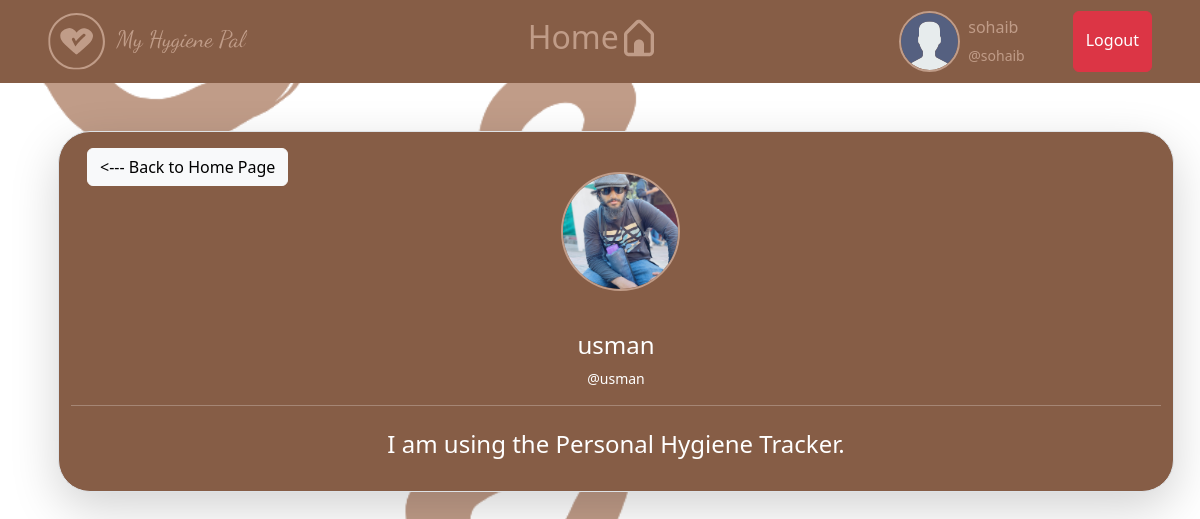
Before: /profile/3/ (signed in) with the older database file.
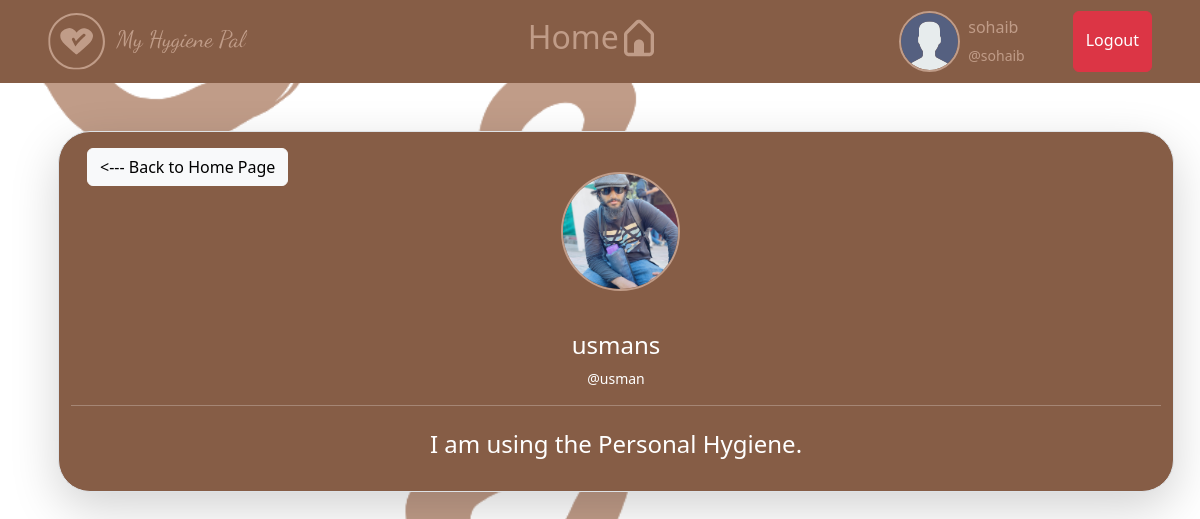
After: the same page with the newer database file.
### PersonalHygieneTracker/models.py (models this page shows)
class User(AbstractUser):
    name = models.CharField(max_length=200, null=True)
    email = models.EmailField(unique=True, null=True)
    bio = models.TextField(null=True, default="I am using the Personal Hygiene Tracker.")
    streak = models.BooleanField(null=True)
    avatar = models.ImageField(null=True, default="avatar.svg")
    badges = models.IntegerField(null=True, default=0)
    USERNAME_FIELD = 'email'
    REQUIRED_FIELDS = []

### PersonalHygieneTracker/views.py (the view)
# urls.py: path('profile/<str:pk>/', views.profile, name='profile'),
@login_required(login_url="login")
def profile(request, pk):
    user = models.User.objects.get(id=int(pk))
    context = {'user':user}
    return render(request, 'PersonalHygieneTracker/profile.html', context)

### PersonalHygieneTracker/templates/PersonalHygieneTracker/profile.html
{% extends 'base.html' %}
{% block content %}
    <div>
        <div class="container shadow-lg m-3 border bg-secondary my-5 rounded-5">
            {% if user == request.user %}
                <div class="m-3 d-flex justify-content-between">
                    <div class="mx-1">
                        <a class="btn btn-light" href="{% url 'home' %}"><--- Back to Home Page</a>
                    </div>
                    <div class="d-flex justify-content-center">
                        <div class="profile-pic profile-pic-large mx-4">
                            <img src="{{user.avatar.url}}" />
                        </div>
                    </div>
                    <div>
                        <a href="{% url 'update-user' %}" class="px-5">
                            <svg
                              class="text-dark my-4 mx-5"
                              width="24"
                              height="24"
                              viewBox="0 0 24 24"
                              fill="none"
                              xmlns="http://www.w3.org/2000/svg"
                            >
                              <path
                                fill-rule="evenodd"
                                clip-rule="evenodd"
                                d="M21.2635 2.29289C20.873 1.90237 20.2398 1.90237 19.8493 2.29289L18.9769 3.16525C17.8618 2.63254 16.4857 2.82801 15.5621 3.75165L4.95549 14.3582L10.6123 20.0151L21.2189 9.4085C22.1426 8.48486 22.338 7.1088 21.8053 5.99367L22.6777 5.12132C23.0682 4.7308 23.0682 4.09763 22.6777 3.70711L21.2635 2.29289ZM16.9955 10.8035L10.6123 17.1867L7.78392 14.3582L14.1671 7.9751L16.9955 10.8035ZM18.8138 8.98525L19.8047 7.99429C20.1953 7.60376 20.1953 6.9706 19.8047 6.58007L18.3905 5.16586C18 4.77534 17.3668 4.77534 16.9763 5.16586L15.9853 6.15683L18.8138 8.98525Z"
                                fill="currentColor"
                              />
                              <path
                                d="M2 22.9502L4.12171 15.1717L9.77817 20.8289L2 22.9502Z"
                                fill="currentColor"
                              />
                            </svg>
                        </a>
                    </div>
                </div>
                <div class="d-flex justify-content-center">
                    <h4>{{user.name}}</h4>
                </div>
                <div class="d-flex justify-content-center mb-3">
                    <small>@{{user.username}}</small>
                </div>
            {% else %}
                <div class=" m-3 d-flex justify-content-between">
                    <div>
                        <a class="btn btn-light" href="{% url 'home' %}"><--- Back to Home Page</a>
                    </div>
                    <div class="d-flex justify-content-center">
                        <div class="profile-pic profile-pic-large m-4">
                            <img src="{{user.avatar.url}}" />
                        </div>
                    </div>
                    <div class="mx-5 px-5">
                    </div>
                </div>
                <div class="d-flex justify-content-center">
                    <h4>{{user.name}}</h4>
                </div>
                <div class="d-flex justify-content-center mb-3">
                    <small>@{{user.username}}</small>
                </div>
            {% endif %}
            <hr>
            <div class="d-flex justify-content-center mb-4">
                <h4 class="my-2">{{user.bio}}</h4>
            </div>
        </div>
    </div>
{% endblock %}

### templates/base.html (shortened to what this page needs)
<!DOCTYPE html>
{% load static %}
<html lang="en">
<head>
    <link href="https://cdn.jsdelivr.net/npm/bootstrap@5.3.0/dist/css/bootstrap.min.css" rel="stylesheet">
    <link rel="stylesheet" type="text/css" href="{% static 'css/style.css' %}"/>
</head>
<body>
    {% if not main %}
    <nav class="navbar navbar-expand-lg navbar-light bg-secondary d-flex justify-content-between">
        <a class="navbar-brand mx-5" href="{% url 'index' %}"></a>
        <div class="d-flex">
            <a class="nav-item nav-link link-danger mx-3 d-flex" href="{% url 'home' %}">
                <h2>Home</h2>
            </a>
        </div>
        <div class="d-flex">
            <a class="d-flex link-danger" href="{% url 'profile' request.user.id %}">
                <div class="profile-pic profile-pic-medium mx-2">
                    <img src="{{request.user.avatar.url}}" />
                </div>
                <div>
                    <p class="my-1">{{request.user.name}} </p><small>@{{request.user.username}}</small>
                </div>
            </a>
            <a href="{% url 'logout' %}" class="mx-5 btn btn-danger py-3">Logout</a>
        </div>
    </nav>
    {% endif %}
    <div class="container mt-3">
        {% block content %}
        {% endblock %}
    </div>
</body>
</html>

### static/css/style.css (style rules this page uses)
body { background-image: url('../images/MHP_mainpage.png'); background-size: cover; background-repeat: no-repeat; background-attachment: fixed; background-color: #0b0c10; }
.bg-secondary { background-color: var(--darkerbrown)!important; color: white }
.link-danger { color: var(--brown)!important; text-decoration: none; }
:root { --brown: #c09c88; --darkerbrown: #865d46; --darkererbrown: #32231a; }
.profile-pic { position: relative; display: inline-block; border-radius: 50%; border: 2px solid var(--brown); }
.profile-pic img { display: block; border-radius: 50%; object-fit: cover; object-position: center; }
.profile-pic.profile-pic-medium img { width: 3.6rem; height: 3.6rem; border-radius: 50%; }
.profile-pic.profile-pic-large img { width: 7.2rem; height: 7.2rem; border-radius: 50%; }

Changed rows visible on the page:
changed User "usman": name "usman" → "usmans"; bio "I am using the Personal Hygiene Tracker." → "I am using the Personal Hygiene."
